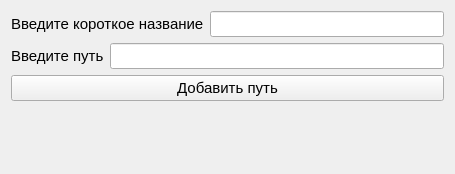
<?xml version="1.0" encoding="UTF-8"?>
<ui version="4.0">
 <class>Form</class>
 <widget class="QWidget" name="Form">
  <property name="geometry">
   <rect>
    <x>0</x>
    <y>0</y>
    <width>455</width>
    <height>174</height>
   </rect>
  </property>
  <property name="windowTitle">
   <string>Добавить путь</string>
  </property>
  <layout class="QVBoxLayout" name="verticalLayout_2">
   <item>
    <layout class="QVBoxLayout" name="verticalLayout">
     <item>
      <layout class="QHBoxLayout" name="horizontalLayout">
       <item>
        <widget class="QLabel" name="label">
         <property name="font">
          <font>
           <pointsize>11</pointsize>
          </font>
         </property>
         <property name="text">
          <string>Введите короткое название</string>
         </property>
        </widget>
       </item>
       <item>
        <widget class="QLineEdit" name="le_short_name">
         <property name="font">
          <font>
           <pointsize>11</pointsize>
          </font>
         </property>
        </widget>
       </item>
      </layout>
     </item>
     <item>
      <layout class="QHBoxLayout" name="horizontalLayout_3">
       <item>
        <widget class="QLabel" name="label_3">
         <property name="font">
          <font>
           <pointsize>11</pointsize>
          </font>
         </property>
         <property name="text">
          <string>Введите путь</string>
         </property>
        </widget>
       </item>
       <item>
        <widget class="QLineEdit" name="le_path">
         <property name="font">
          <font>
           <pointsize>11</pointsize>
          </font>
         </property>
        </widget>
       </item>
      </layout>
     </item>
     <item>
      <widget class="QPushButton" name="btn_add">
       <property name="font">
        <font>
         <pointsize>11</pointsize>
        </font>
       </property>
       <property name="text">
        <string>Добавить путь</string>
       </property>
      </widget>
     </item>
     <item>
      <widget class="QLabel" name="label_error">
       <property name="font">
        <font>
         <pointsize>11</pointsize>
        </font>
       </property>
       <property name="text">
        <string/>
       </property>
      </widget>
     </item>
    </layout>
   </item>
  </layout>
 </widget>
 <resources/>
 <connections/>
</ui>
